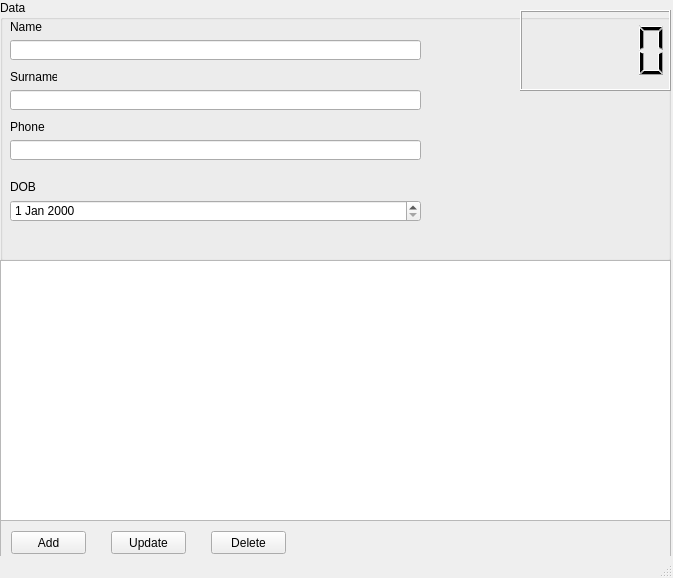
<?xml version="1.0" encoding="UTF-8"?>
<ui version="4.0">
 <class>MainWindow</class>
 <widget class="QMainWindow" name="MainWindow">
  <property name="geometry">
   <rect>
    <x>0</x>
    <y>0</y>
    <width>673</width>
    <height>578</height>
   </rect>
  </property>
  <property name="windowTitle">
   <string>Simple CRUD(Create, Update, Delete)</string>
  </property>
  <widget class="QWidget" name="centralwidget">
   <widget class="QGroupBox" name="groupBox">
    <property name="geometry">
     <rect>
      <x>0</x>
      <y>0</y>
      <width>671</width>
      <height>261</height>
     </rect>
    </property>
    <property name="title">
     <string>Data</string>
    </property>
    <widget class="QLCDNumber" name="lcdNumber">
     <property name="geometry">
      <rect>
       <x>520</x>
       <y>10</y>
       <width>151</width>
       <height>81</height>
      </rect>
     </property>
    </widget>
    <widget class="QLabel" name="label">
     <property name="geometry">
      <rect>
       <x>10</x>
       <y>20</y>
       <width>47</width>
       <height>13</height>
      </rect>
     </property>
     <property name="text">
      <string>Name</string>
     </property>
    </widget>
    <widget class="QLineEdit" name="lineEdit">
     <property name="geometry">
      <rect>
       <x>10</x>
       <y>40</y>
       <width>411</width>
       <height>20</height>
      </rect>
     </property>
    </widget>
    <widget class="QLabel" name="label_2">
     <property name="geometry">
      <rect>
       <x>10</x>
       <y>70</y>
       <width>47</width>
       <height>13</height>
      </rect>
     </property>
     <property name="text">
      <string>Surname</string>
     </property>
    </widget>
    <widget class="QLineEdit" name="lineEdit_2">
     <property name="geometry">
      <rect>
       <x>10</x>
       <y>90</y>
       <width>411</width>
       <height>20</height>
      </rect>
     </property>
    </widget>
    <widget class="QLabel" name="label_3">
     <property name="geometry">
      <rect>
       <x>10</x>
       <y>120</y>
       <width>47</width>
       <height>13</height>
      </rect>
     </property>
     <property name="text">
      <string>Phone</string>
     </property>
    </widget>
    <widget class="QLineEdit" name="lineEdit_3">
     <property name="geometry">
      <rect>
       <x>10</x>
       <y>140</y>
       <width>411</width>
       <height>20</height>
      </rect>
     </property>
    </widget>
    <widget class="QLabel" name="label_4">
     <property name="geometry">
      <rect>
       <x>10</x>
       <y>180</y>
       <width>47</width>
       <height>13</height>
      </rect>
     </property>
     <property name="text">
      <string>DOB</string>
     </property>
    </widget>
    <widget class="QDateEdit" name="dateEdit">
     <property name="geometry">
      <rect>
       <x>10</x>
       <y>200</y>
       <width>411</width>
       <height>22</height>
      </rect>
     </property>
    </widget>
   </widget>
   <widget class="QTableWidget" name="tableWidget">
    <property name="geometry">
     <rect>
      <x>0</x>
      <y>260</y>
      <width>671</width>
      <height>261</height>
     </rect>
    </property>
   </widget>
   <widget class="QScrollArea" name="scrollArea">
    <property name="geometry">
     <rect>
      <x>0</x>
      <y>520</y>
      <width>671</width>
      <height>41</height>
     </rect>
    </property>
    <property name="widgetResizable">
     <bool>true</bool>
    </property>
    <widget class="QWidget" name="scrollAreaWidgetContents">
     <property name="geometry">
      <rect>
       <x>0</x>
       <y>0</y>
       <width>669</width>
       <height>39</height>
      </rect>
     </property>
     <widget class="QPushButton" name="pushButton">
      <property name="geometry">
       <rect>
        <x>10</x>
        <y>10</y>
        <width>75</width>
        <height>23</height>
       </rect>
      </property>
      <property name="text">
       <string>Add</string>
      </property>
     </widget>
     <widget class="QPushButton" name="pushButton_2">
      <property name="geometry">
       <rect>
        <x>110</x>
        <y>10</y>
        <width>75</width>
        <height>23</height>
       </rect>
      </property>
      <property name="text">
       <string>Update</string>
      </property>
     </widget>
     <widget class="QPushButton" name="pushButton_3">
      <property name="geometry">
       <rect>
        <x>210</x>
        <y>10</y>
        <width>75</width>
        <height>23</height>
       </rect>
      </property>
      <property name="text">
       <string>Delete</string>
      </property>
     </widget>
    </widget>
   </widget>
  </widget>
  <widget class="QStatusBar" name="statusbar"/>
 </widget>
 <resources/>
 <connections/>
</ui>
